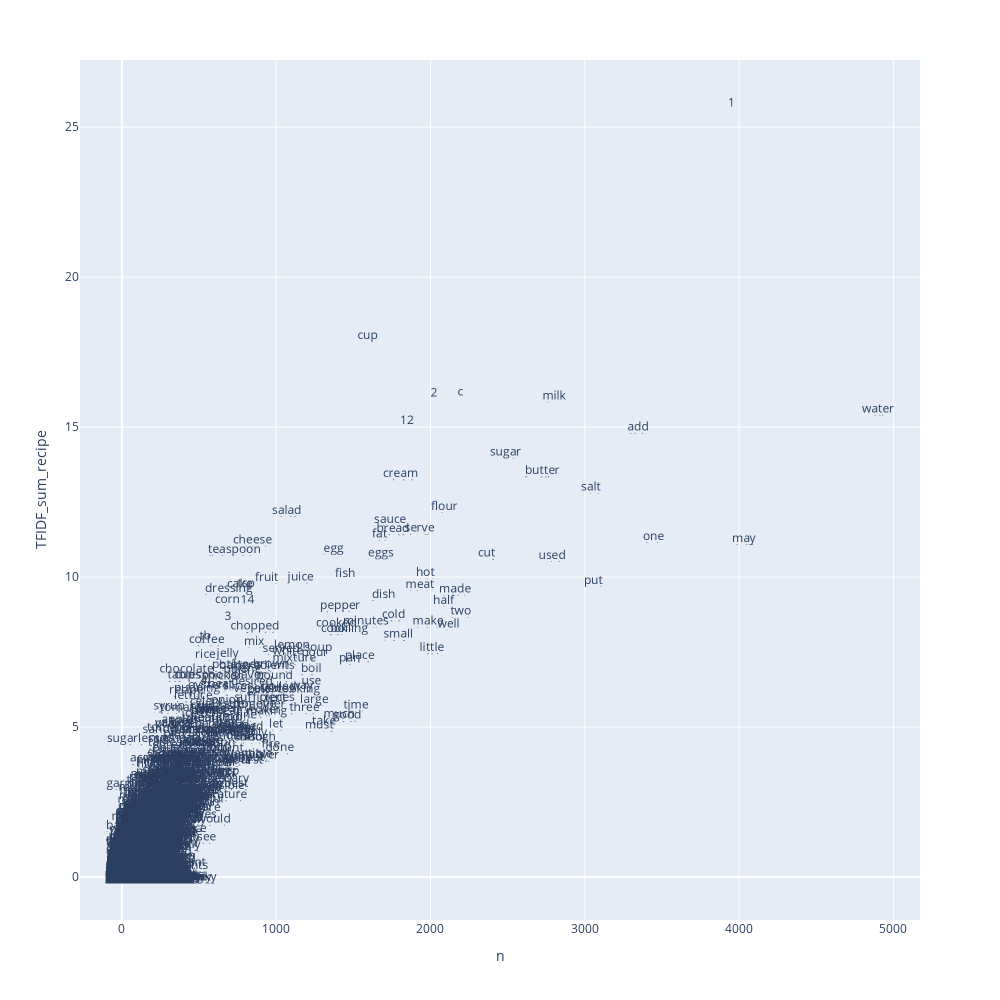

The code cell stored with this chart in its notebook:
### Markdown cell above
## TFIDF

### Code cell
VOCAB_TFIDF = VOCAB[VOCAB.stop==0]
px.scatter(VOCAB_TFIDF, 'n', 'TFIDF_sum_recipe', text='term_str', height=1000, width=1000).update_traces(mode='text')

### Figure 1 — Plotly figure (JSON) as saved in the notebook; plotly's stock layout.template omitted (floating-point values rounded to 4 significant figures; data arrays with more than 128 entries replaced by an {"elided": "..."} marker saying what was removed)
{"data": [{"hoverlabel": {"namelength": 0}, "hovertemplate": "n=%{x}<br>TFIDF_sum_recipe=%{y}<br>term_str=%{text}", "legendgroup": "", "marker": {"color": "#636efa", "symbol": "circle"}, "mode": "text", "name": "", "showlegend": false, "text": {"elided": "16647 str values"}, "type": "scattergl", "x": {"elided": "16647 int values"}, "xaxis": "x", "y": {"elided": "16647 float values"}, "yaxis": "y"}], "layout": {"height": 1000, "legend": {"tracegroupgap": 0}, "margin": {"t": 60}, "width": 1000, "xaxis": {"anchor": "y", "domain": [0, 1], "title": {"text": "n"}}, "yaxis": {"anchor": "x", "domain": [0, 1], "title": {"text": "TFIDF_sum_recipe"}}}}
